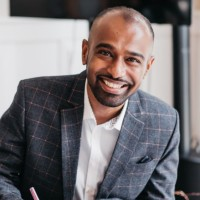
#> input picture images/1650175627787.jpeg, 200 x 200 px
$ python integrate_face.py images/1650175627787.jpeg images/17306728441713493501DRHAMIDRAZAK.jpg images/17306728441713493501DRHAMIDRAZAK.jpg
#> lines starting #> are read from the running program, lines starting #| are printed output that depends on the picture; after the words box and inside, x2 and y2 are one past the last pixel; in counts of white or black regions, pixels touching at a corner belong together
#!/usr/bin/env python3
"""
Simple face integration using img2img approach
Takes a generated doctor image and blends your doctor's face
"""

from PIL import Image
import cv2
import numpy as np

def integrate_doctor_face(generated_image_path, doctor_face_path, output_path):
    """
    Simple face replacement using OpenCV
    """
#> called with generated_image_path = 'images/1650175627787.jpeg'
    # Load images
    generated = cv2.imread(generated_image_path)
#> generated is the input picture: shape (200, 200, 3); mean B, G, R 114.5, 111.9, 117.1
    doctor_face = cv2.imread(doctor_face_path)
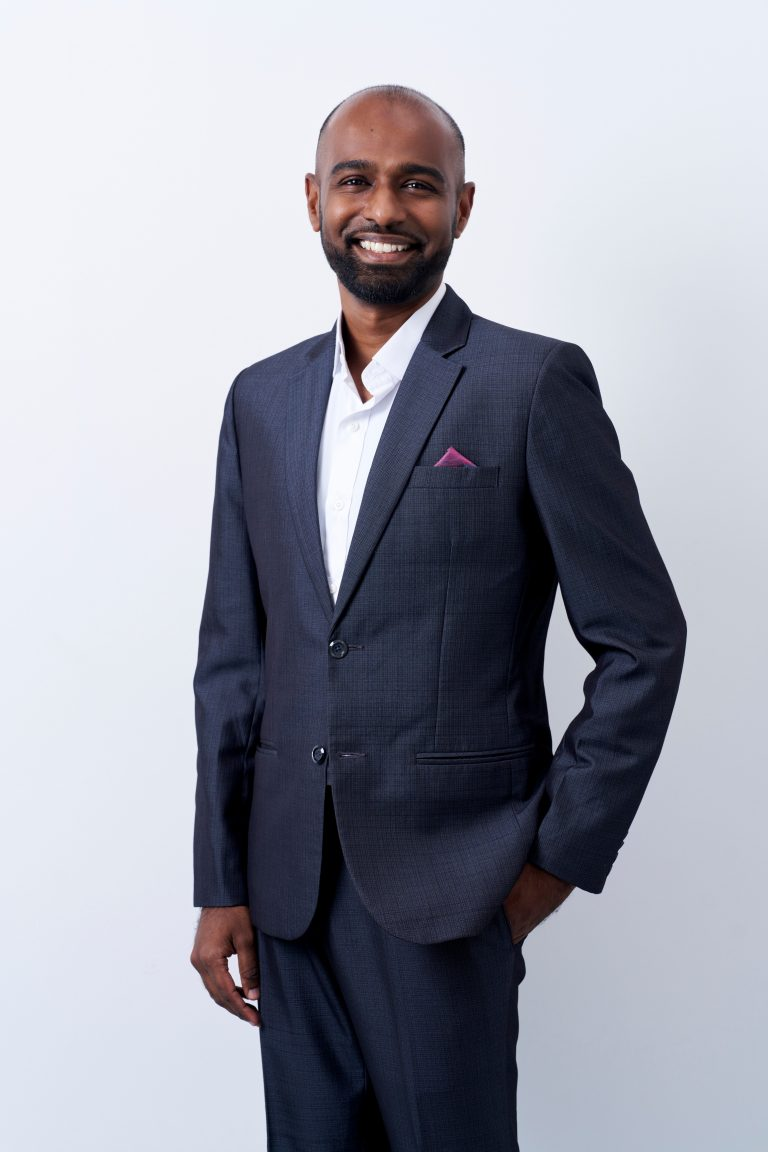
#> input picture images/17306728441713493501DRHAMIDRAZAK.jpg, 768 x 1152 px
#> doctor_face is the input picture: shape (1152, 768, 3); mean B, G, R 168.1, 157, 155.2

    # Face detection
    face_cascade = cv2.CascadeClassifier(cv2.data.haarcascades + 'haarcascade_frontalface_default.xml')

    # Detect faces in generated image
    gray_gen = cv2.cvtColor(generated, cv2.COLOR_BGR2GRAY)
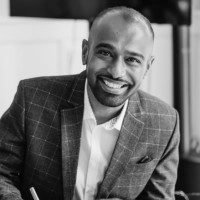
#> gray_gen: shape (200, 200); min 1, max 251, mean 113.7
    faces_gen = face_cascade.detectMultiScale(gray_gen, 1.1, 4)
#> faces_gen = [[77, 26, 82, 82]]

    # Detect face in doctor image
    gray_doc = cv2.cvtColor(doctor_face, cv2.COLOR_BGR2GRAY)
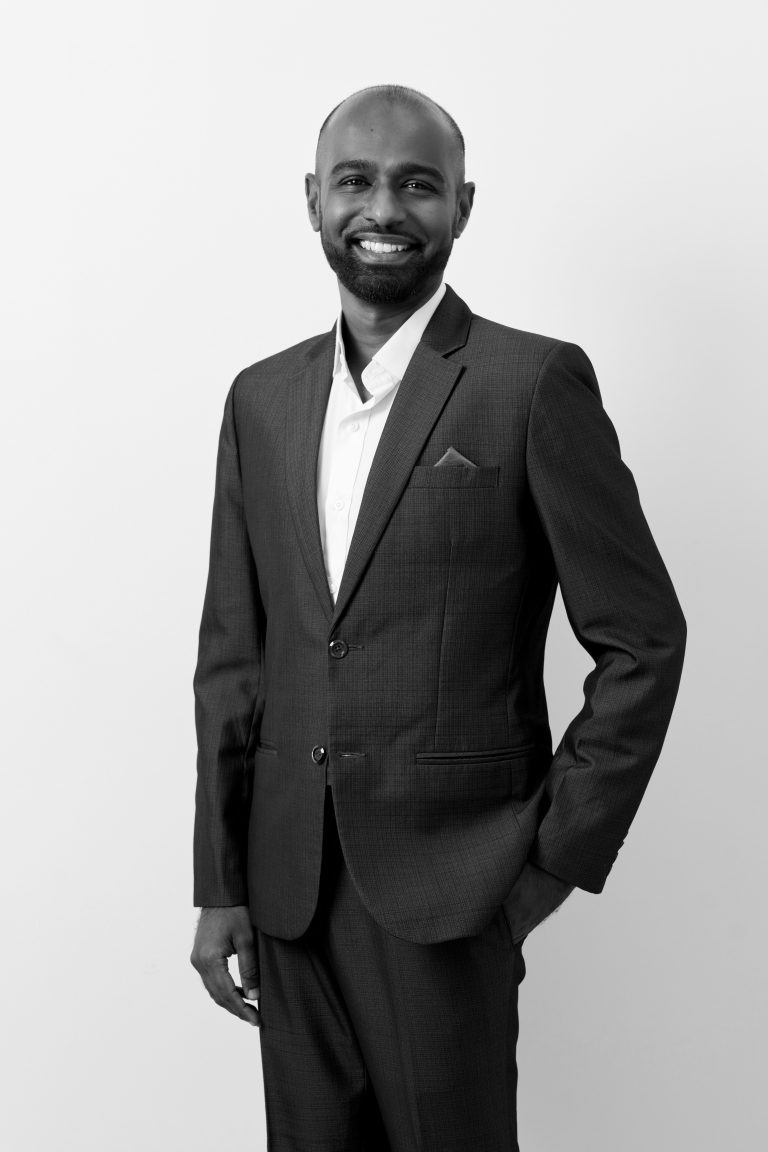
#> gray_doc: shape (1152, 768); min 0, max 255, mean 157.7
    faces_doc = face_cascade.detectMultiScale(gray_doc, 1.1, 4)
#> faces_doc = [[306, 119, 160, 160]]

    if len(faces_gen) > 0 and len(faces_doc) > 0:
        # Get first face from each
        (x_gen, y_gen, w_gen, h_gen) = faces_gen[0]
#> x_gen = 77; y_gen = 26; w_gen = 82; h_gen = 82
        (x_doc, y_doc, w_doc, h_doc) = faces_doc[0]
#> x_doc = 306; y_doc = 119; w_doc = 160; h_doc = 160

        # Extract and resize doctor's face
        doctor_face_cropped = doctor_face[y_doc:y_doc+h_doc, x_doc:x_doc+w_doc]
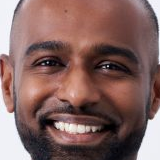
#> doctor_face_cropped: shape (160, 160, 3); mean B, G, R 96.1, 99.8, 131
        doctor_face_resized = cv2.resize(doctor_face_cropped, (w_gen, h_gen))
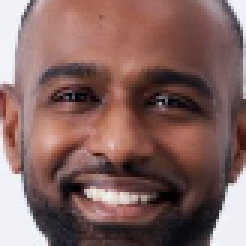
#> doctor_face_resized: shape (82, 82, 3) (shown 3 times larger); mean B, G, R 96, 99.7, 130.9

        # Simple blend
        generated[y_gen:y_gen+h_gen, x_gen:x_gen+w_gen] = doctor_face_resized
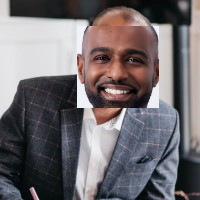
#> generated: shape (200, 200, 3); 16.81% of pixels changed, all inside (x1, y1, x2, y2) = (77, 26, 159, 108)

        cv2.imwrite(output_path, generated)
        print(f"✅ Integrated face: {output_path}")
        return True
    else:
        print("❌ Face detection failed")
        return False

if __name__ == "__main__":
    import sys
    if len(sys.argv) != 4:
        print("Usage: python3 integrate_face.py <generated_image> <doctor_face> <output>")
        sys.exit(1)

    integrate_doctor_face(sys.argv[1], sys.argv[2], sys.argv[3])
